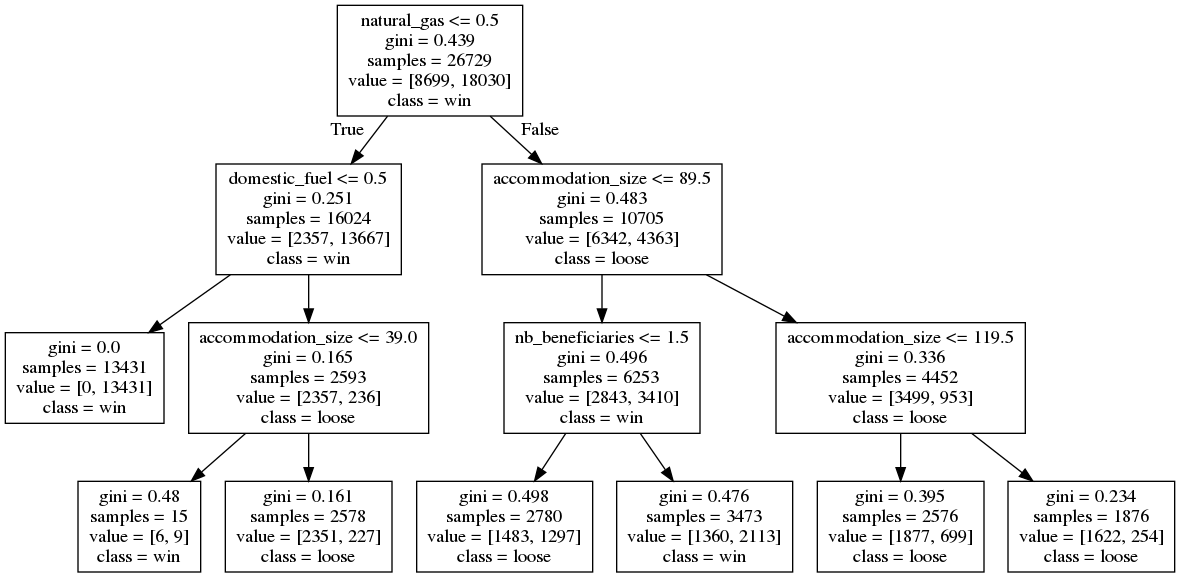

Python code for this plot:
#!/usr/bin/env python2
# -*- coding: utf-8 -*-
"""
Created on Thu Feb  7 23:56:02 2019

@author: adrien
"""

# Careful : use nb of adults instead of cu.

from __future__ import division
from sklearn import tree
import graphviz 

import statsmodels.formula.api as smf


from prepare_dataset_housing import prepare_dataset_housing
from regression_feedback import *
from define_tax_incidence_data import *


if __name__ == "__main__":
    df_hh = prepare_dataset_housing('enl')
    df_hh = compute_gains_losses_housing(df_hh)

    df_hh['hh_income_2'] = df_hh['hh_income'] ** 2

    df_hh['winner'] = 0 + 1 * (df_hh['housing_expenditures_increase'] < 55 * df_hh['nb_beneficiaries'])

    variables = ['hh_income', 'hh_income_2', 'consumption_units', 'nb_beneficiaries', 'natural_gas',
        'domestic_fuel', 'accommodation_size', 'age_18_24', 'age_25_34', 'age_35_49', 'age_50_64']

    clf = tree.DecisionTreeClassifier(max_depth=3)
    clf = clf.fit(df_hh[variables], df_hh['winner'])
    regr = tree.DecisionTreeRegressor(max_depth=3)
    regr.fit(df_hh[variables], df_hh['winner'])
    
    dot_data = tree.export_graphviz(clf, feature_names = variables, class_names = ['loose', 'win'])
    graph = graphviz.Source(dot_data)
    graph
    graph.render('decision_tree', format='png')
    clf.predict(df_hh[variables])
